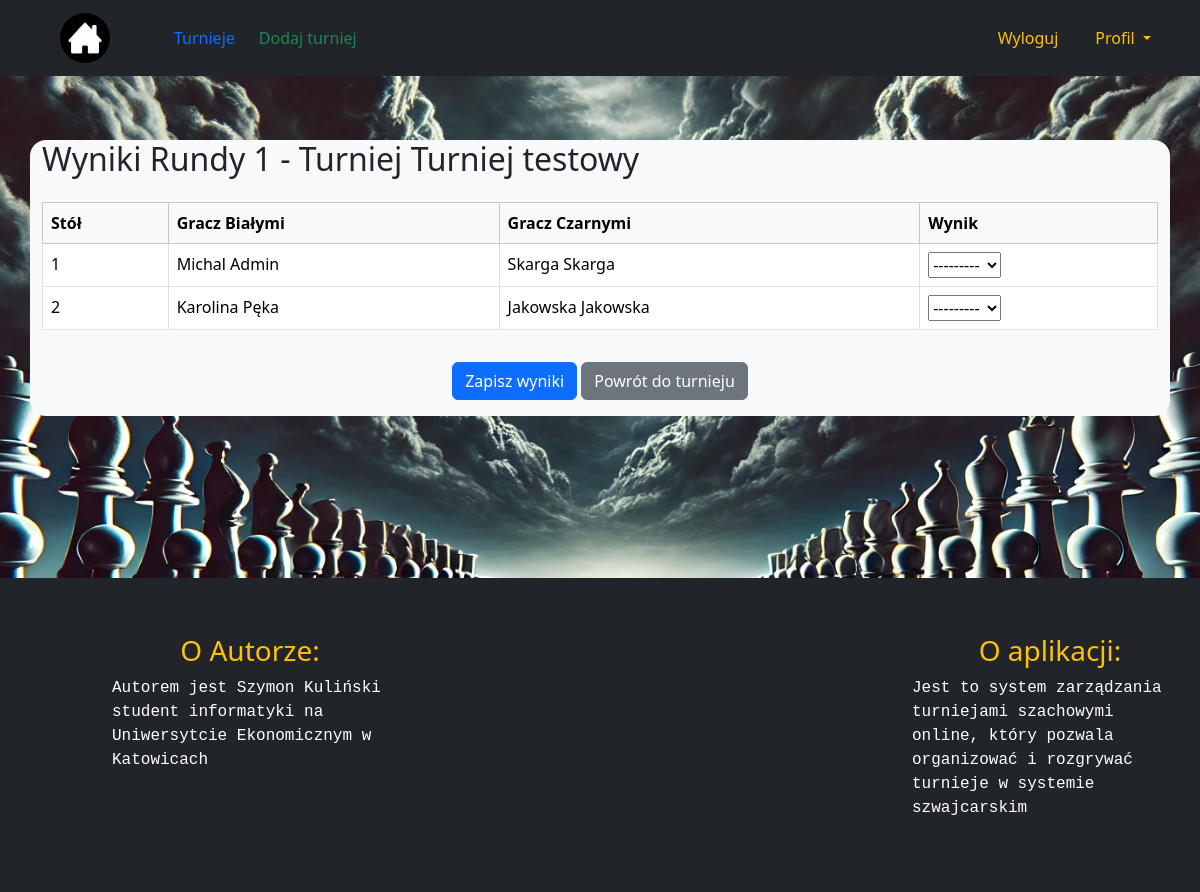
The app's page /tournaments/3/round/52/edit/ (signed in) with its own data.
### tournaments/models.py (models this page shows, shortened)
class Round(models.Model):
    tournament = models.ForeignKey('Tournament', on_delete=models.CASCADE, related_name='rounds')
    round_number = models.PositiveIntegerField()
    status = models.CharField(max_length=20, choices=[('not_started', 'Nieutworzona'), ('in_progress', 'Utworzona'),
                                                      ('completed', 'Zakończona')], default='not_started')
    class Meta:
        ordering = ['round_number']
        unique_together = ('tournament', 'round_number')
        verbose_name = 'Runda'
        verbose_name_plural = 'Rundy'

class Tournament(models.Model):
    TOURNAMENT_TYPES = [('Błyskawiczne', 'Błyskawiczne'), ('Szybkie', 'Szybkie'), ('Klasyczne', 'Klasyczne'), ]
    PACES = [('1', '1 min'), ('3', '3 min'), ('5', '5 min'), ('10', '10 min'), ('15', '15 min'), ('30', '30 min'),
             ('60', '60 min'), ('1+1', '1+1 sec'), ('3+2', '3+2 sec'), ('5+3', '5+3 sec'), ('10+5', '10+5 sec'),
             ('10+15', '10+15 sec'), ('15+15', '15+15 sec'), ('30+10', '30+10 sec'), ('60+30', '60+30 sec'),
             ('120+30', '120+30 sec'), ]
    STATUS_CHOICES = [('Nadchodzący', 'Nadchodzący'), ('Tr  wający', 'Trwający'), ('Zakończony', 'Zakończony'), ]
    RANKING_CHOICES = [('Brak', 'Brak'), ('FIDE', 'FIDE'), ('PZSzach', 'PZSzach'), ]
    REGION_CHOICES = [('dolnośląskie', 'Dolnośląskie'), ('kujawsko-pomorskie', 'Kujawsko-pomorskie'),
                      ('lubelskie', 'Lubelskie'), ('lubuskie', 'Lubuskie'), ('łódzkie', 'Łódzkie'),
                      ('małopolskie', 'Małopolskie'), ('mazowieckie', 'Mazowieckie'), ('opolskie', 'Opolskie'),
                      ('podkarpackie', 'Podkarpackie'), ('podlaskie', 'Podlaskie'), ('pomorskie', 'Pomorskie'),
                      ('śląskie', 'Śląskie'), ('świętokrzyskie', 'Świętokrzyskie'),
                      ('warmińsko-mazurskie', 'Warmińsko-mazurskie'), ('wielkopolskie', 'Wielkopolskie'),
                      ('zachodniopomorskie', 'Zachodniopomorskie'), ]
    name = models.CharField(max_length=200)
    date_begin = models.DateField(null=True)
    date_end = models.DateField(null=True)
    pace = models.CharField(choices=PACES, max_length=10)
    type_of_tournament = models.CharField(choices=TOURNAMENT_TYPES, max_length=20)
    status = models.CharField(choices=STATUS_CHOICES, max_length=12,default='Nadchodzący')
    rounds_amount = models.IntegerField(default=2)
    current_round = models.PositiveIntegerField(default=1)
    arbiter = models.ForeignKey(User, related_name='arbited_tournaments', on_delete=models.CASCADE,blank=True, null=True)
    organizer = models.ForeignKey(User, related_name='orgianized_tournaments', on_delete=models.CASCADE)
    ranking = models.CharField(choices=RANKING_CHOICES, max_length=10, default='Brak')
    city = models.CharField(max_length=100, null=True, blank=True)
    region = models.CharField(choices=REGION_CHOICES, max_length=100, null=True, blank=True)
    description = models.TextField(blank=True, null=True, verbose_name='Opis turnieju')

class Match(models.Model):
    round = models.ForeignKey('Round', on_delete=models.CASCADE, related_name='matches')
    white_player = models.ForeignKey(Player, related_name='white_matches', on_delete=models.CASCADE)
    black_player = models.ForeignKey(Player, related_name='black_matches', on_delete=models.CASCADE)
    result = models.CharField(max_length=10, choices=[('1-0', '1-0'), ('0-1', '0-1'), ('0.5-0.5', '0.5-0.5')],
                              blank=True)
    table_number = models.PositiveIntegerField()

class Player(models.Model):
    user = models.ForeignKey(User, on_delete=models.CASCADE, related_name='player')
    tournament = models.ForeignKey('Tournament', on_delete=models.CASCADE)
    points = models.FloatField(default=0)  # Punkty zdobyte przez gracza
    previous_opponents = models.ManyToManyField('self', blank=True)  # Z kim zawodnik już grał
    has_paused = models.BooleanField(default=False)
    consecutive_white_games = models.IntegerField(default=0)
    consecutive_black_games = models.IntegerField(default=0)
    last_color = models.CharField(blank=True, max_length=6)
    start_rating = models.IntegerField(default=0)
    achieved_rating = models.IntegerField(default=0)
    avarage_oponents_rating = models.IntegerField(default=0)
    matches_count = models.IntegerField(default=0)

### profiles/models.py (models this page shows, shortened)
class Profile(models.Model):
    GENDER_CHOICES = [('M', 'Mężczyzna'), ('F', 'Kobieta'), ]
    TITLE_AND_CATEGOREIES_CHOICES = [('GM', 'Arcymistrz'), ('IM', 'Mistrz międzynarodowy'), ('FM', 'Mistrz FIDE'),
                                     ('CM', 'Kandydat na mistrza FIDE'), ('WGM', 'Arcymistrzyni	'),
                                     ('WIM', 'Mistrzyni międzynarodowa'), ('WFM', 'Mistrzyni FIDE'),
                                     ('WCM', 'Kandydatka na mistrzynię FIDE'), ('M', 'Mistrz krajowy'),
                                     ('K', 'Kandydat na mistrza krajowego'), ('I', 'I'), ('II', 'II'),
                                     ('III', 'III'), ('IV', 'IV'), ('V', 'V'),
                                     ('Bk', 'Bk'), ]
    user = models.OneToOneField(User, on_delete=models.CASCADE)
    first_name = models.CharField(max_length=30, blank=True, null=True)
    last_name = models.CharField(max_length=30, blank=True, null=True)
    birth_date = models.DateField(null=True, blank=True)
    gender = models.CharField(max_length=1, choices=GENDER_CHOICES, blank=True, null=True)
    city = models.CharField(max_length=43, blank=True, null=True)
    club = models.CharField(max_length=43, blank=True, null=True)
    phone_number = models.CharField(max_length=15, blank=True, null=True)
    rating_fide = models.IntegerField(null=True, blank=True, default=1000)
    rating_pzszach = models.IntegerField(null=True, blank=True, default=1000)
    title_or_category = models.CharField(max_length=10, choices=TITLE_AND_CATEGOREIES_CHOICES, default='Bk')

### tournaments/decorators.py (the view)
    def _wrapped_view(request,tournament_id,*args,**kwargs):
        tournament = get_object_or_404(Tournament, id=tournament_id)
        if tournament.organizer != request.user:
            return redirect('home')
        return view_func(request, tournament_id, *args, **kwargs)

### core/context_processors.py (called while the page is built)
def is_organizer(request):
    is_organizer = request.user.groups.filter(name='Organizer').exists()
    return {'is_organizer': is_organizer}

### templates/tournaments/enter_round_results.html (shortened to what this page needs)
{% extends 'core/index.html' %}
{% block content %}
  <div class="container my-5 bg-light rounded-4 ">
        <h2 class="mb-4">Wyniki Rundy {{ round.round_number }} - Turniej {{ tournament.name }}</h2>
        <form method="POST">
            <div class="table-responsive">
                <table class="table table-bordered table-hover">
                    <thead class="table-light">
                    <tr>
                        <th scope="col">Stół</th>
                        <th scope="col">Gracz Białymi</th>
                        <th scope="col">Gracz Czarnymi</th>
                        <th scope="col">Wynik</th>
                    </tr>
                    </thead>
                    <tbody>
                    {% for form in formset %}
                        <tr>
                            <td>{{ form.instance.table_number }}</td>
                            <td>{{ form.instance.white_player.user.profile.first_name }} {{ form.instance.white_player.user.profile.last_name }}</td>
                            <td>{{ form.instance.black_player.user.profile.last_name }} {{ form.instance.black_player.user.profile.last_name }}</td>
                            <td>{{ form.result }}</td>
                        </tr>
                    {% endfor %}
                    </tbody>
                </table>
            </div>
<div class="text-center mb-3    ">
            <button type="submit" class="btn btn-primary mt-3">Zapisz wyniki</button>
            <a href="{% url 'tournament_detail' tournament.id %}" class="btn btn-secondary mt-3">Powrót do turnieju</a>
    </div>
        </form>
    </div>
{% endblock %}

### records on screen
Round: round_number "1"
Tournament: name "Turniej testowy"
Match: instance.table_number "1", instance.white_player.user.profile.first_name "Michal", instance.white_player.user.profile.last_name "Admin", instance.black_player.user.profile.last_name "Skarga", instance.black_player.user.profile.last_name "Skarga"
Match: instance.table_number "2", instance.white_player.user.profile.first_name "Karolina", instance.white_player.user.profile.last_name "Pęka", instance.black_player.user.profile.last_name "Jakowska", instance.black_player.user.profile.last_name "Jakowska"
